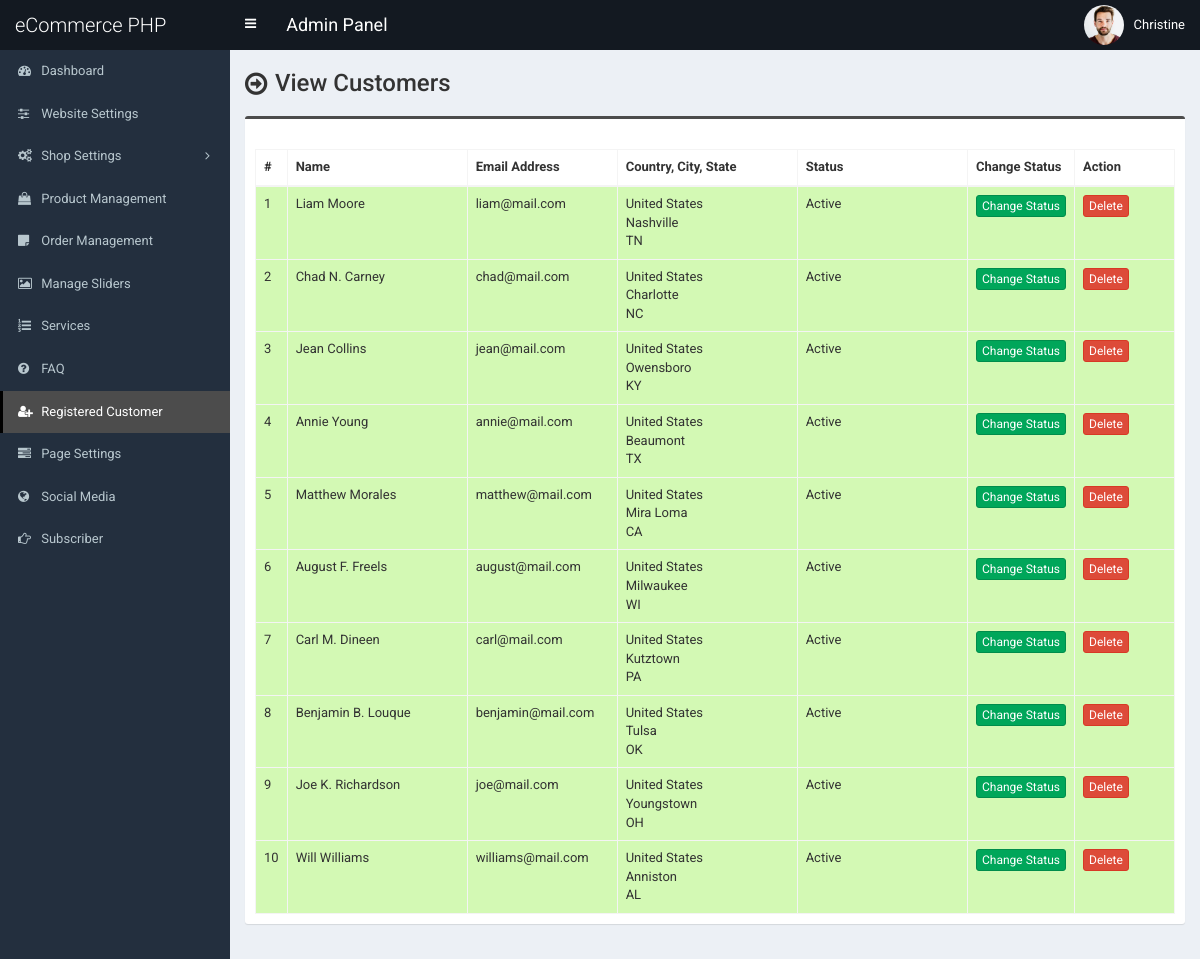
The app's page /admin/customer.php (signed in), older data.
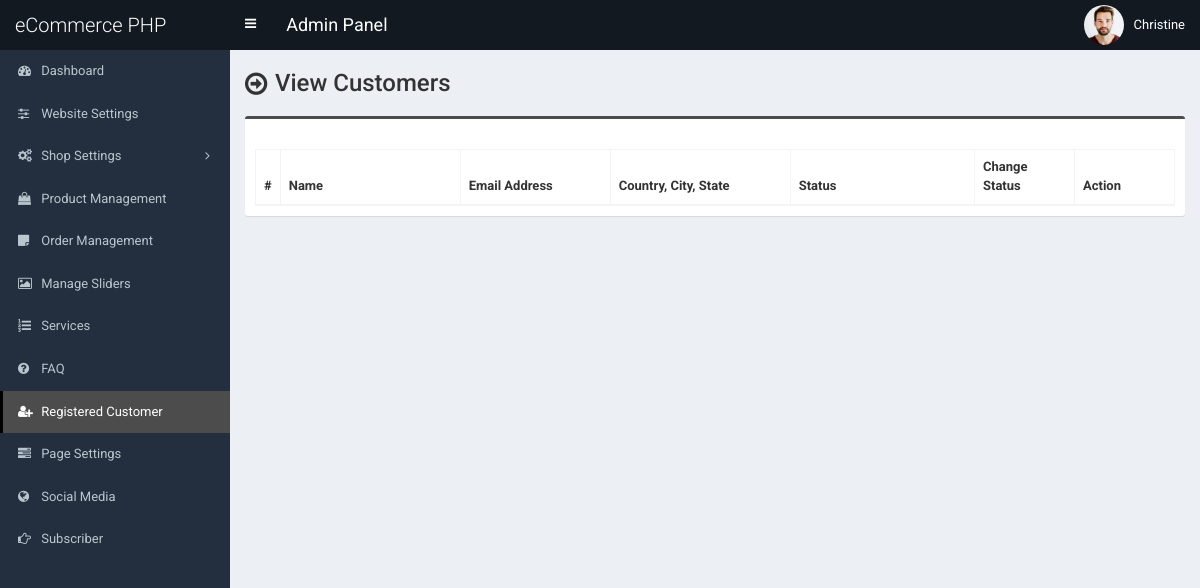
The same page, newer data.
### tables this page shows
CREATE TABLE `tbl_customer` (
  `cust_id` int(11) NOT NULL,
  `cust_name` varchar(100) NOT NULL,
  `cust_cname` varchar(100) NOT NULL,
  `cust_email` varchar(100) NOT NULL,
  `cust_phone` varchar(50) NOT NULL,
  `cust_country` int(11) NOT NULL,
  `cust_address` text NOT NULL,
  `cust_city` varchar(100) NOT NULL,
  `cust_state` varchar(100) NOT NULL,
  `cust_zip` varchar(30) NOT NULL,
  `cust_b_name` varchar(100) NOT NULL,
  `cust_b_cname` varchar(100) NOT NULL,
  `cust_b_phone` varchar(50) NOT NULL,
  `cust_b_country` int(11) NOT NULL,
  `cust_b_address` text NOT NULL,
  `cust_b_city` varchar(100) NOT NULL,
  `cust_b_state` varchar(100) NOT NULL,
  `cust_b_zip` varchar(30) NOT NULL,
  `cust_s_name` varchar(100) NOT NULL,
  `cust_s_cname` varchar(100) NOT NULL,
  `cust_s_phone` varchar(50) NOT NULL,
  `cust_s_country` int(11) NOT NULL,
  `cust_s_address` text NOT NULL,
  `cust_s_city` varchar(100) NOT NULL,
  `cust_s_state` varchar(100) NOT NULL,
  `cust_s_zip` varchar(30) NOT NULL,
  `cust_password` varchar(100) NOT NULL,
  `cust_token` varchar(255) NOT NULL,
  `cust_datetime` varchar(100) NOT NULL,
  `cust_timestamp` varchar(100) NOT NULL,
  `cust_status` int(1) NOT NULL
);

CREATE TABLE `tbl_country` (
  `country_id` int(11) NOT NULL,
  `country_name` varchar(100) NOT NULL DEFAULT ''
);

### admin/customer.php (the view, shortened to what this page needs)
<?php require_once('header.php'); ?>
<section class="content-header">
	<div class="content-header-left">
		<h1>View Customers</h1>
	</div>
</section>
<section class="content">
	<div class="row">
		<div class="col-md-12">
			<div class="box box-info">
				<div class="box-body table-responsive">
					<table id="example1" class="table table-bordered table-hover table-striped">
						<thead>
							<tr>
								<th width="10">#</th>
								<th width="180">Name</th>
								<th width="150">Email Address</th>
								<th width="180">Country, City, State</th>
								<th>Status</th>
								<th width="100">Change Status</th>
								<th width="100">Action</th>
							</tr>
						</thead>
						<tbody>
							<?php
							$i=0;
							$statement = $pdo->prepare("SELECT *
														FROM tbl_customer t1
														JOIN tbl_country t2
														ON t1.cust_country = t2.country_id
													");
							$statement->execute();
							$result = $statement->fetchAll(PDO::FETCH_ASSOC);
							foreach ($result as $row) {
								$i++;
								?>
								<tr class="<?php if($row['cust_status']==1) {echo 'bg-g';}else {echo 'bg-r';} ?>">
									<td><?php echo $i; ?></td>
									<td><?php echo $row['cust_name']; ?></td>
									<td><?php echo $row['cust_email']; ?></td>
									<td>
										<?php echo $row['country_name']; ?><br>
										<?php echo $row['cust_city']; ?><br>
										<?php echo $row['cust_state']; ?>
									</td>
									<td><?php if($row['cust_status']==1) {echo 'Active';} else {echo 'Inactive';} ?></td>
									<td>
										<a href="customer-change-status.php?id=<?php echo $row['cust_id']; ?>" class="btn btn-success btn-xs">Change Status</a>
									</td>
									<td>
										<a href="#" class="btn btn-danger btn-xs" data-href="customer-delete.php?id=<?php echo $row['cust_id']; ?>" data-toggle="modal" data-target="#confirm-delete">Delete</a>
									</td>
								</tr>
								<?php
							}
							?>
						</tbody>
					</table>
				</div>
			</div>
		</div>
	</div>
</section>
<?php require_once('footer.php'); ?>

### admin/header.php (shortened to what this page needs)
<!DOCTYPE html>
<html>
<head>
	<link rel="stylesheet" href="css/bootstrap.min.css">
	<link rel="stylesheet" href="css/font-awesome.min.css">
	<link rel="stylesheet" href="css/ionicons.min.css">
	<link rel="stylesheet" href="css/datepicker3.css">
	<link rel="stylesheet" href="css/all.css">
	<link rel="stylesheet" href="css/select2.min.css">
	<link rel="stylesheet" href="css/dataTables.bootstrap.css">
	<link rel="stylesheet" href="css/jquery.fancybox.css">
	<link rel="stylesheet" href="css/AdminLTE.min.css">
	<link rel="stylesheet" href="css/_all-skins.min.css">
	<link rel="stylesheet" href="css/on-off-switch.css"/>
	<link rel="stylesheet" href="css/summernote.css">
	<link rel="stylesheet" href="style.css">
</head>
<body class="hold-transition fixed skin-blue sidebar-mini">
	<div class="wrapper">
		<header class="main-header">
			<a href="index.php" class="logo">
				<span class="logo-lg">eCommerce PHP</span>
			</a>
			<nav class="navbar navbar-static-top">
				<a href="#" class="sidebar-toggle" data-toggle="offcanvas" role="button">
				</a>
				<span style="float:left;line-height:50px;color:#fff;padding-left:15px;font-size:18px;">Admin Panel</span>
				<div class="navbar-custom-menu">
					<ul class="nav navbar-nav">
						<li class="dropdown user user-menu">
							<a href="#" class="dropdown-toggle" data-toggle="dropdown">
								<img src="../assets/uploads/<?php echo $_SESSION['user']['photo']; ?>" class="user-image" alt="User Image">
								<span class="hidden-xs"><?php echo $_SESSION['user']['full_name']; ?></span>
							</a>
						</li>
					</ul>
				</div>
			</nav>
		</header>
  		<?php $cur_page = substr($_SERVER["SCRIPT_NAME"],strrpos($_SERVER["SCRIPT_NAME"],"/")+1); ?>
  		<aside class="main-sidebar">
    		<section class="sidebar">
      			<ul class="sidebar-menu">
			        <li class="treeview <?php if($cur_page == 'index.php') {echo 'active';} ?>">
			          <a href="index.php">
			            <i class="fa fa-dashboard"></i> <span>Dashboard</span>
			          </a>
			        </li>
			        <li class="treeview <?php if( ($cur_page == 'settings.php') ) {echo 'active';} ?>">
			          <a href="settings.php">
			            <i class="fa fa-sliders"></i> <span>Website Settings</span>
			          </a>
			        </li>
                    <li class="treeview <?php if( ($cur_page == 'size.php') || ($cur_page == 'size-add.php') || ($cur_page == 'size-edit.php') || ($cur_page == 'color.php') || ($cur_page == 'color-add.php') || ($cur_page == 'color-edit.php') || ($cur_page == 'country.php') || ($cur_page == 'country-add.php') || ($cur_page == 'country-edit.php') || ($cur_page == 'shipping-cost.php') || ($cur_page == 'shipping-cost-edit.php') || ($cur_page == 'top-category.php') || ($cur_page == 'top-category-add.php') || ($cur_page == 'top-category-edit.php') || ($cur_page == 'mid-category.php') || ($cur_page == 'mid-category-add.php') || ($cur_page == 'mid-category-edit.php') || ($cur_page == 'end-category.php') || ($cur_page == 'end-category-add.php') || ($cur_page == 'end-category-edit.php') ) {echo 'active';} ?>">
                        <a href="#">
                            <i class="fa fa-cogs"></i>
                            <span>Shop Settings</span>
                            <span class="pull-right-container">
								<i class="fa fa-angle-left pull-right"></i>
							</span>
                        </a>
                    </li>
                    <li class="treeview <?php if( ($cur_page == 'product.php') || ($cur_page == 'product-add.php') || ($cur_page == 'product-edit.php') ) {echo 'active';} ?>">
                        <a href="product.php">
                            <i class="fa fa-shopping-bag"></i> <span>Product Management</span>
                        </a>
                    </li>
                    <li class="treeview <?php if( ($cur_page == 'order.php') ) {echo 'active';} ?>">
                        <a href="order.php">
                            <i class="fa fa-sticky-note"></i> <span>Order Management</span>
                        </a>
                    </li>
                     <li class="treeview <?php if( ($cur_page == 'slider.php') ) {echo 'active';} ?>">
			          <a href="slider.php">
			            <i class="fa fa-picture-o"></i> <span>Manage Sliders</span>
			          </a>
			        </li>
			        <li class="treeview <?php if( ($cur_page == 'service.php') ) {echo 'active';} ?>">
			          <a href="service.php">
			            <i class="fa fa-list-ol"></i> <span>Services</span>
			          </a>
			        </li>
			      			        <li class="treeview <?php if( ($cur_page == 'faq.php') ) {echo 'active';} ?>">
			          <a href="faq.php">
			            <i class="fa fa-question-circle"></i> <span>FAQ</span>
			          </a>
			        </li>
						<li class="treeview <?php if( ($cur_page == 'customer.php') || ($cur_page == 'customer-add.php') || ($cur_page == 'customer-edit.php') ) {echo 'active';} ?>">
			          <a href="customer.php">
			            <i class="fa fa-user-plus"></i> <span>Registered Customer</span>
			          </a>
			        </li>
			        <li class="treeview <?php if( ($cur_page == 'page.php') ) {echo 'active';} ?>">
			          <a href="page.php">
			            <i class="fa fa-tasks"></i> <span>Page Settings</span>
			          </a>
			        </li>
			        <li class="treeview <?php if( ($cur_page == 'social-media.php') ) {echo 'active';} ?>">
			          <a href="social-media.php">
			            <i class="fa fa-globe"></i> <span>Social Media</span>
			          </a>
			        </li>
			        <li class="treeview <?php if( ($cur_page == 'subscriber.php')||($cur_page == 'subscriber.php') ) {echo 'active';} ?>">
			          <a href="subscriber.php">
			            <i class="fa fa-hand-o-right"></i> <span>Subscriber</span>
			          </a>
			        </li>
      			</ul>
    		</section>
  		</aside>
  		<div class="content-wrapper">

### admin/footer.php (shortened to what this page needs)
		</div>
	</div>
</body>
</html>

### admin/style.css (style rules this page uses)
body { font-size: 13px; font-family: "Roboto", sans-serif; }
.navbar-nav > .user-menu .user-image { width: 40px; height: 40px; margin-top: -10px; }
.content-header > h1, .content-header .content-header-left h1 { font-family: "Roboto", sans-serif; }
.main-header .logo { text-align: left; }
.main-header .logo .logo-lg { font-family: "Roboto", sans-serif; }
.box-info { padding-top: 20px; }
.sidebar-menu li > a > .pull-right-container > .fa-angle-left:before { content: "\f105"; }
.content-header { overflow: hidden; }
.content-header .content-header-left { float: left; padding-top: 5px; }
.content-header .content-header-left h1 { margin-top: 0; margin-bottom: 0; padding-left: 30px; padding-bottom: 5px; font-size: 24px; position: relative; }
.content-header .content-header-left h1:before { position: absolute; top: 0; left: 0; font-family: "FontAwesome", sans-serif; font-size: 26px; content: "\f18e"; }
.skin-blue .sidebar-menu > li:hover > a, .skin-blue .sidebar-menu > li.active > a { color: #fff; background: #3c8dbc; border-left-color: #3c8dbc; }
.skin-blue .main-header .logo, .skin-blue .main-header .logo:hover, .skin-blue .main-header .navbar, .skin-blue .main-header .navbar .sidebar-toggle:hover { background-color: #131921; }
.skin-blue .sidebar-menu > li:hover > a, .skin-blue .sidebar-menu > li.active > a { background-color: #4c4c4c; border-left-color: #000000; }
.box.box-info { border-top-color: #4c4c4c; }
.bg-g { background: #d3f9b4 !important; }

Row changes from the older to the newer data that the page shows:
removed tbl_customer: cust_name "Liam Moore", cust_email "liam@mail.com", tbl_country.country_name "United States", cust_city "Nashville", cust_state "TN", cust_status "Active"
removed tbl_customer: cust_name "Chad N. Carney", cust_email "chad@mail.com", tbl_country.country_name "United States", cust_city "Charlotte", cust_state "NC", cust_status "Active"
removed tbl_customer: cust_name "Jean Collins", cust_email "jean@mail.com", tbl_country.country_name "United States", cust_city "Owensboro", cust_state "KY", cust_status "Active"
removed tbl_customer: cust_name "Annie Young", cust_email "annie@mail.com", tbl_country.country_name "United States", cust_city "Beaumont", cust_state "TX", cust_status "Active"
removed tbl_customer: cust_name "Matthew Morales", cust_email "matthew@mail.com", tbl_country.country_name "United States", cust_city "Mira Loma", cust_state "CA", cust_status "Active"
removed tbl_customer: cust_name "August F. Freels", cust_email "august@mail.com", tbl_country.country_name "United States", cust_city "Milwaukee", cust_state "WI", cust_status "Active"
removed tbl_customer: cust_name "Carl M. Dineen", cust_email "carl@mail.com", tbl_country.country_name "United States", cust_city "Kutztown", cust_state "PA", cust_status "Active"
removed tbl_customer: cust_name "Benjamin B. Louque", cust_email "benjamin@mail.com", tbl_country.country_name "United States", cust_city "Tulsa", cust_state "OK", cust_status "Active"
removed tbl_customer: cust_name "Joe K. Richardson", cust_email "joe@mail.com", tbl_country.country_name "United States", cust_city "Youngstown", cust_state "OH", cust_status "Active"
removed tbl_customer: cust_name "Will Williams", cust_email "williams@mail.com", tbl_country.country_name "United States", cust_city "Anniston", cust_state "AL", cust_status "Active"
